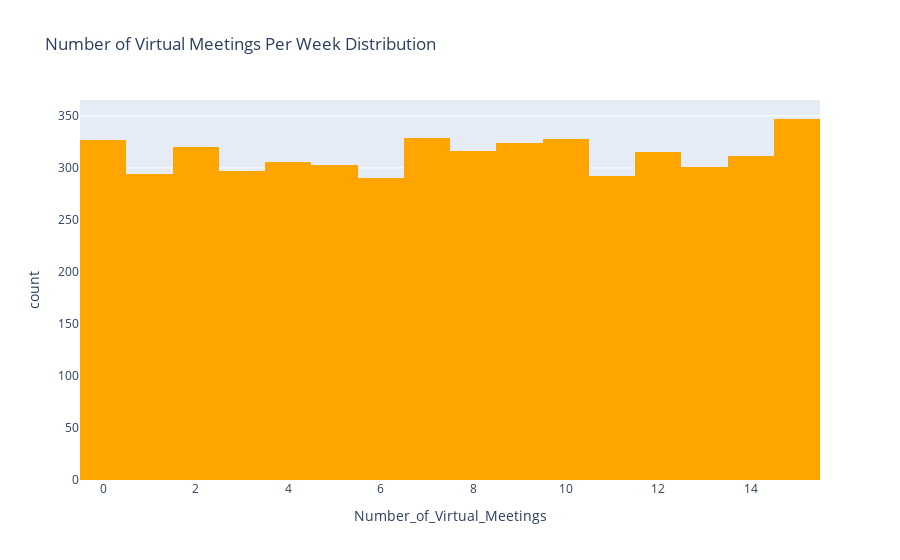

Write notebook code for a chart like this one.
### Code cell
# Distribution of number of virtual meetings per week
# Plotting
fig = px.histogram(data, x='Number_of_Virtual_Meetings', title='Number of Virtual Meetings Per Week Distribution', labels={'Number_of_Virtual_Meetings_Per_Week': 'Number of Virtual Meetings Per Week', 'count': 'Frequency'}, color_discrete_sequence=['orange', 'teal'])
fig.show()

### Figure 1 — Plotly figure (JSON) as saved in the notebook; plotly's stock layout.template omitted (floating-point values rounded to 4 significant figures; data arrays with more than 128 entries replaced by an {"elided": "..."} marker saying what was removed)
{"data": [{"alignmentgroup": "True", "bingroup": "x", "hovertemplate": "Number_of_Virtual_Meetings=%{x}<br>count=%{y}<extra></extra>", "legendgroup": "", "marker": {"color": "orange", "pattern": {"shape": ""}}, "name": "", "offsetgroup": "", "orientation": "v", "showlegend": false, "type": "histogram", "x": {"elided": "5000 int values"}, "xaxis": "x", "yaxis": "y"}], "layout": {"barmode": "relative", "legend": {"tracegroupgap": 0}, "title": {"text": "Number of Virtual Meetings Per Week Distribution"}, "xaxis": {"anchor": "y", "domain": [0, 1], "title": {"text": "Number_of_Virtual_Meetings"}}, "yaxis": {"anchor": "x", "domain": [0, 1], "title": {"text": "count"}}}}
